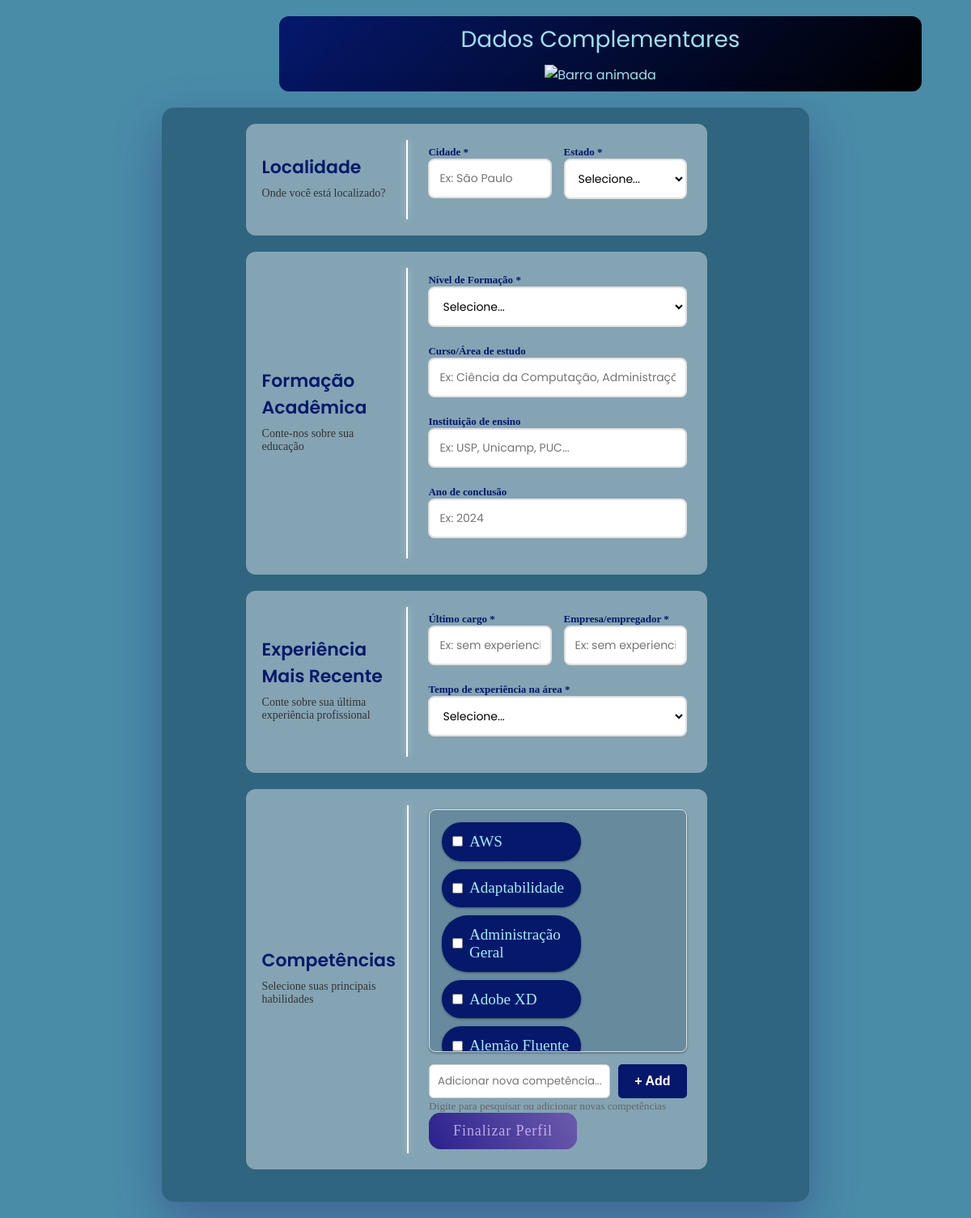
The page /questionario/1 (signed in) on the database as committed earlier.
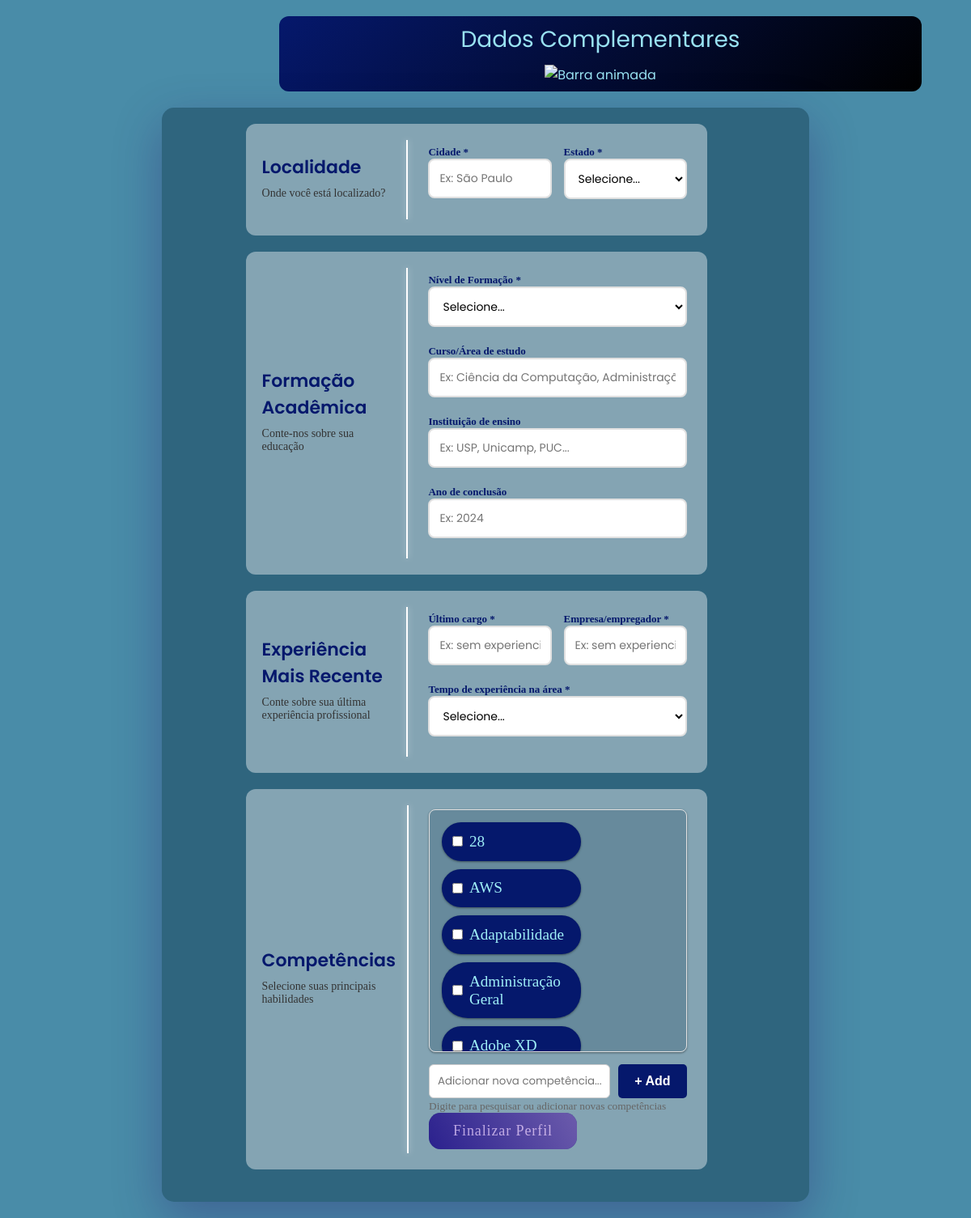
The same page on the database as committed later.
### tables this page shows
CREATE TABLE competencias (
        id_competencia INTEGER PRIMARY KEY AUTOINCREMENT,
        nome TEXT
    );

### routes/questionario.py (the view)
@bp_questionario.route('/questionario/<int:id_func>')
def questionario_pag(id_func):
    if 'usuario_id' not in session or session['usuario_id'] != id_func:
        flash("Acesso não autorizado!", "erro")
        return redirect('/')
    competencias = Competencia.listar_todas()
    conn = get_connection()
    cursor = conn.cursor()
    cursor.execute('SELECT DISTINCT titulo FROM vagas WHERE status = "ativa" ORDER BY titulo')
    cargos = cursor.fetchall()
    conn.close()
    return render_template('questionario.html',
                         id_func=id_func,
                         competencias=competencias,
                         cargos=cargos)

### CRUDs/crud_comp.py (called while the page is built)
    @staticmethod
    def listar_todas():
        conn = get_connection()
        try:
            cursor = conn.cursor()
            cursor.execute("SELECT * FROM competencias ORDER BY nome")
            return cursor.fetchall()
        finally:
            conn.close()

### database/connect.py (called while the page is built)
def get_connection():
    conn = sqlite3.connect(Config.DB_PATH)
    conn.execute("PRAGMA foreign_keys = ON;")
    conn.row_factory = sqlite3.Row
    return conn

### models/model_comp.py (called while the page is built)
    @staticmethod
    def listar_todas():
        return CompetenciaCRUD.listar_todas()

### templates/questionario.html (shortened to what the changed rows need)
<!doctype html>
<html lang="pt-br">
  <head>
    <link rel="stylesheet" href="../static/css/questionario.css" />
  </head>
  <body>
    <div class="form">
      <form action="{{ url_for('questionario.salvar_questionario') }}" method="POST">
        <div class="container">
          <div class="secao-active" id="secao" data-secao="0">
            <div class="secao-header">
              <h2> Localidade</h2>
            </div>
          </div>
          <div class="secao-formacao" id="secao" data-secao="1">
            <div class="secao-header">
              <h2> Formação Acadêmica</h2>
            </div>
          </div>
          <div class="secao-experiencia" id="secao" data-secao="2">
            <div class="secao-header">
              <h2> Experiência Mais Recente</h2>
            </div>
          </div>
          <div class="secao-competencias" id="secao" data-secao="3">
            <div class="secao-header">
              <h2> Competências</h2>
            </div>
            <div class="secao-content">
              <div id="lista-competencias" class="competencias-lista">
  {% for c in competencias %}
  <div class="competencia-item">
    <input
      type="checkbox"
      name="competencias"
      value="{{ c[0] }}"
      id="comp_{{ c[0] }}"
    />
    <label for="comp_{{ c[0] }}">{{ c[1] }}</label>
  </div>
  {% endfor %}
</div>
        </div>
      </form>
    </div>
  </body>
</html>

Rows that differ between the two databases and show on the page:
no longer on this page (row unchanged): competencias: nome "Alemão Fluente"
added competencias: nome "28"
